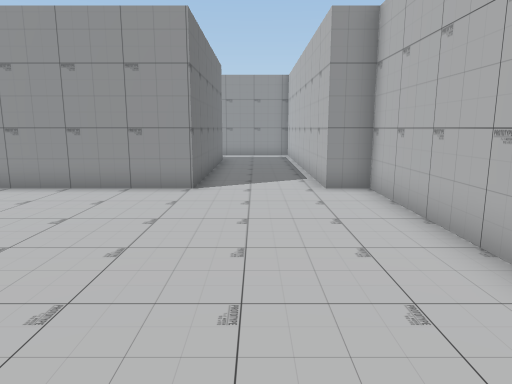
View 1 (above)

24 first-person views from a walk through a Unity game level. The camera is 1.5 m above the floor, tilts 10° down and sees 70° across. The floor is counted in squares, 1 m on a side. Each view is taken from the middle of a square. On the plan, view 1 faces up. The plan holds only what a view shows up to about 16 squares ahead; the rest is blank. The place goes on beyond the plan. The player character is not drawn.

View 2
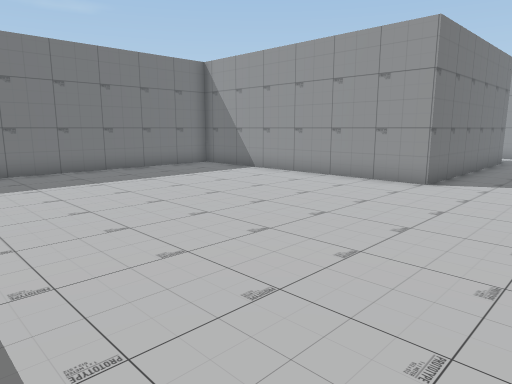

View 3
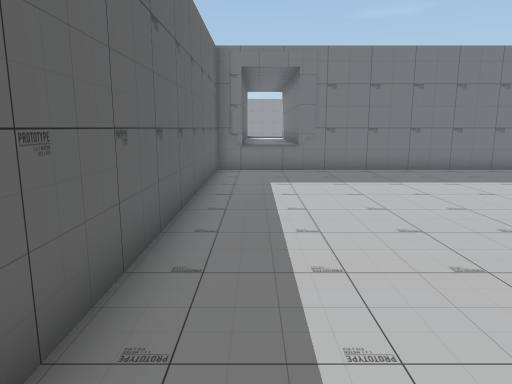

View 4
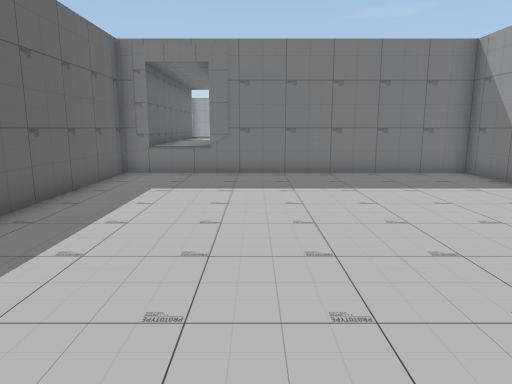

View 5
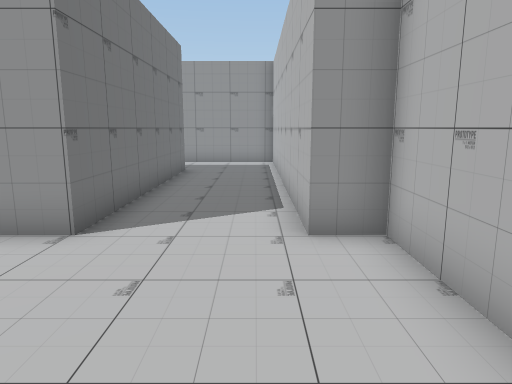

View 6
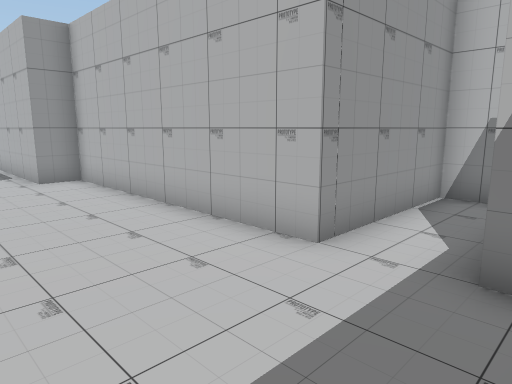

View 7
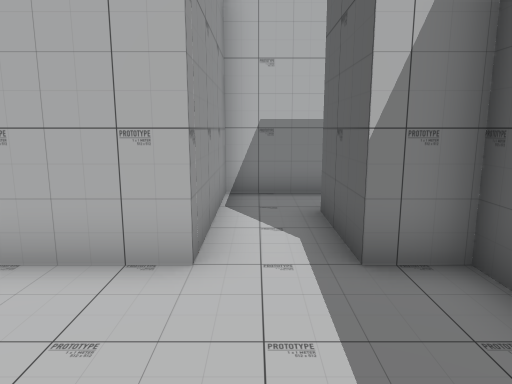

View 8
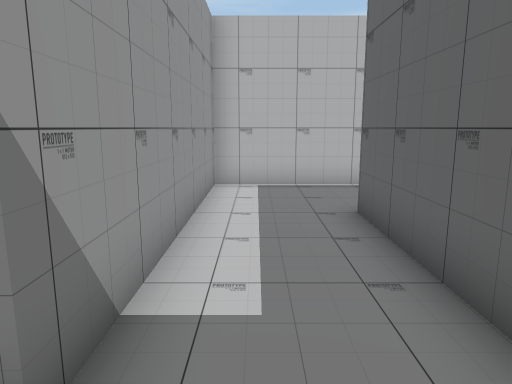

View 9
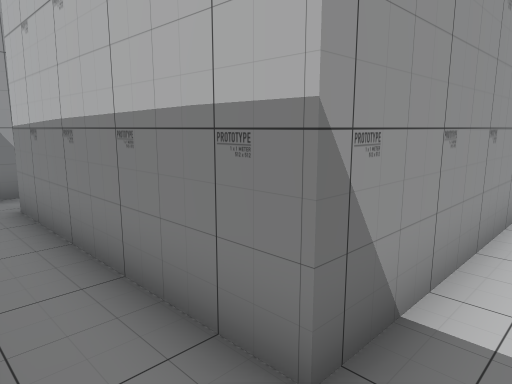

View 10
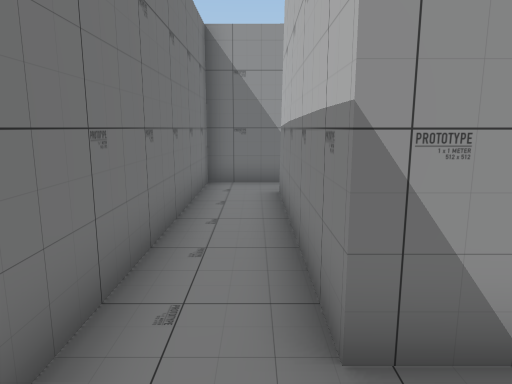

View 11
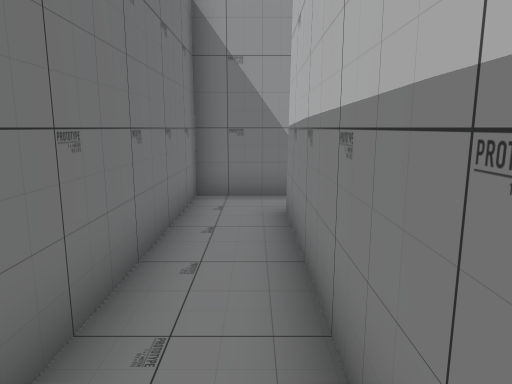

View 12
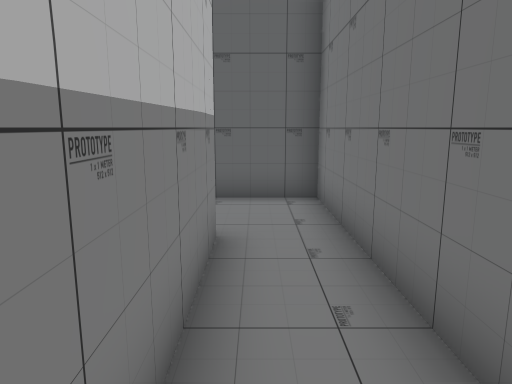

View 13
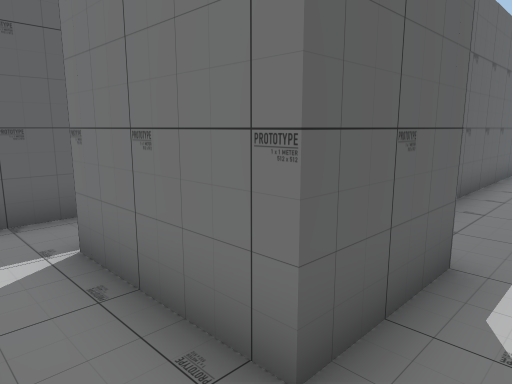

View 14
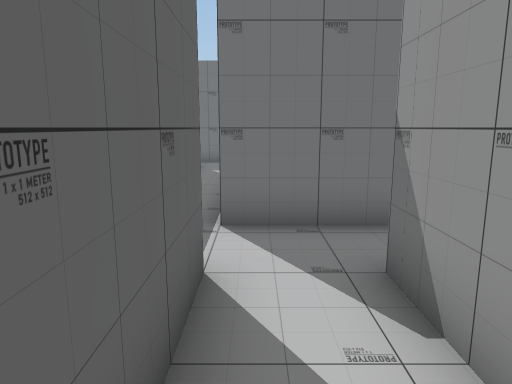

View 15
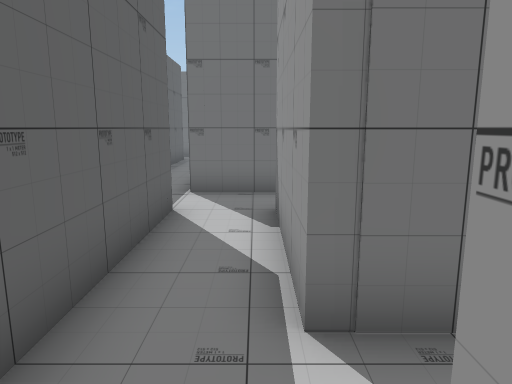

View 16
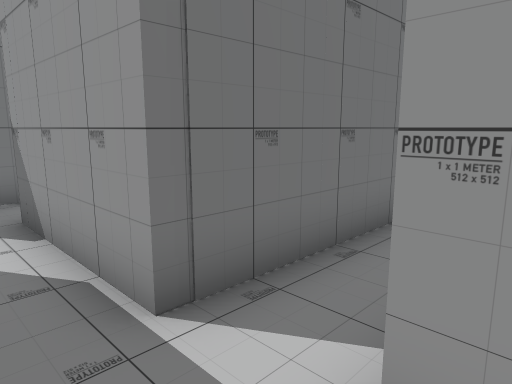

View 17
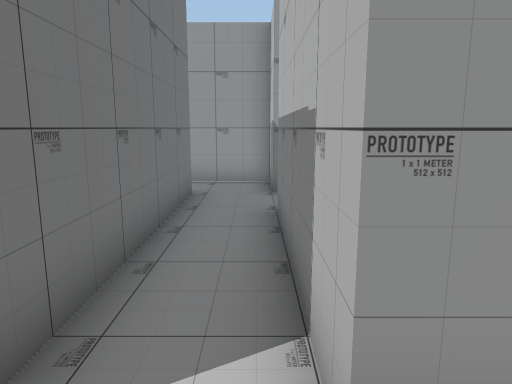

View 18
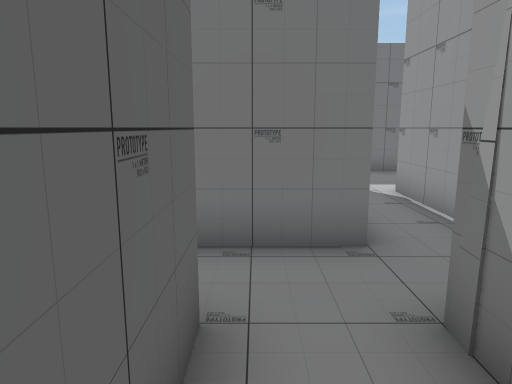

View 19
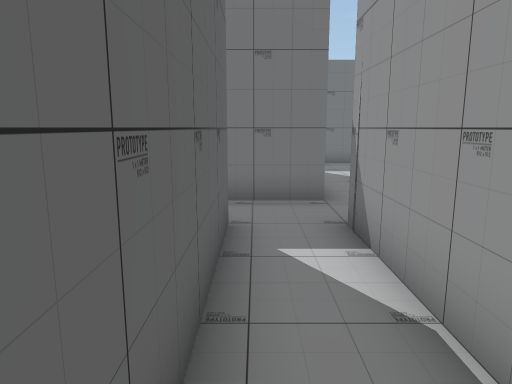

View 20
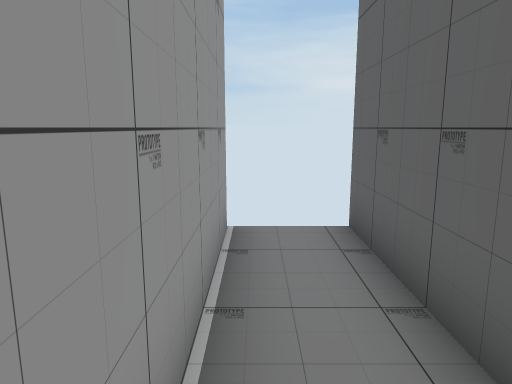

View 21
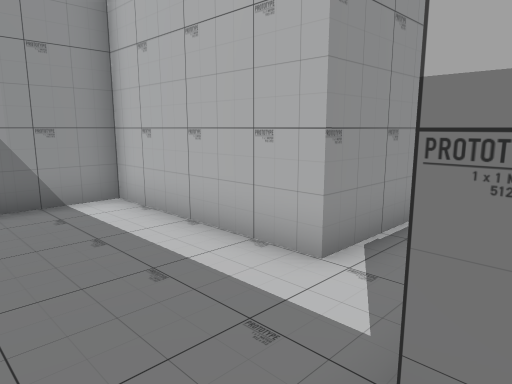

View 22
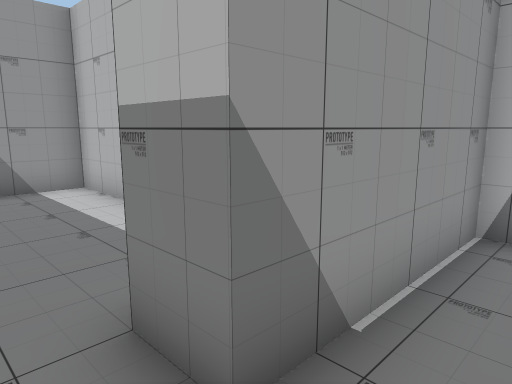

View 23
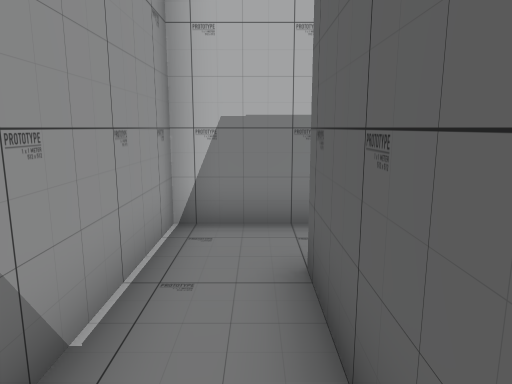

View 24
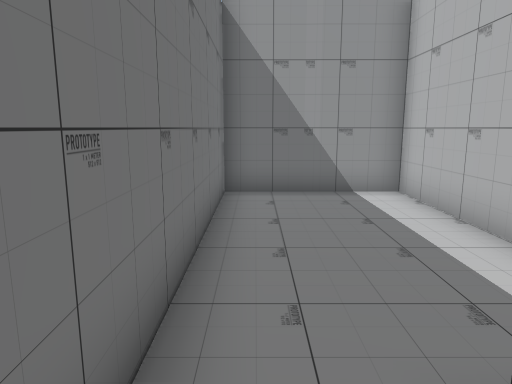

### Floor plan
Points are (right, up) in squares from view 1. A wall is a line through its corners. A room is listed if a view was taken in it or the views show most of it. See-through windows are left out.
Room 1 (views 1, 2, 3, 4, 5, 6, 7, 8, 9, 10, 11, 12, 13)
walls: (2.2, -2.4) (2.8, -2.4) (2.8, -1.2) (5.5, -1.2); (7.4, -0.5) (7.4, 0.7) (2.8, 0.7) (2.8, 9) (1.7, 9) (1.7, 20.1) (-6.4, 20.1) (-6.4, 26.6); (-6, 28.1) (-8.3, 28.1) (-8.3, 17.2) (-1.6, 17.2) (-1.6, 9) (-11.1, 9) (-11.1, -2.4) (0.2, -2.4)
ways out: opening at (6.5, -1.5) to room 2; opening at (-11, 0)
Room 2 (views 14, 15, 16, 17, 18, 19, 20)
walls: (7.4, -1.6) (7.4, -0.5); (5.5, -1.2) (5.5, -4.6); (7.2, -4.5) (12, -4.5); (4.8, -6.4) (6, -6.4); (11.5, 4.5) (11.5, -2.6) (7.2, -2.6); (14.1, -2.6) (13.4, -2.6) (13.4, 2.6) (20.5, 2.6); (-2.2, -6.4) (-0.6, -6.4); (-5, -5.5) (-5, -6.5); (3.2, 11.9) (3.2, 3.9); (20.5, 4.5) (13.4, 4.5) (13.4, 6.3) (7.4, 6.3) (7.4, 11.6) (3.2, 11.6)
ways out: opening at (6.5, -1.5) to room 1; opening at (4.5, 4) to room 3
Room 3 (views 21, 22, 23, 24)
walls: (4.6, 1.4) (7.8, 1.4); (9.6, 1.1) (9.6, 3.3) (5.1, 3.3) (5.1, 4.5)
ways out: opening at (4.5, 4) to room 2

Positions as (right, up) in squares from view 1, and headings:
1: (0, 0), facing up
2: (2, -1), facing up-left
3: (2, -1), facing left
4: (1, 2), facing left
5: (1, 4), facing up
6: (-1, -2), facing up-right
7: (-1, 0), facing right
8: (-8, 19), facing right
9: (-8, 19), facing up-right
10: (-7, 18), facing up
11: (-7, 20), facing up
12: (-7, 25), facing down
13: (7, 0), facing down-left
14: (11, -4), facing left
15: (14, -3), facing left
16: (14, -4), facing up-left
17: (13, -4), facing up
18: (16, 3), facing left
19: (19, 3), facing left
20: (15, 4), facing right
21: (4, 4), facing up-right
22: (4, 2), facing up-right
23: (4, 2), facing right
24: (4, 3), facing up
